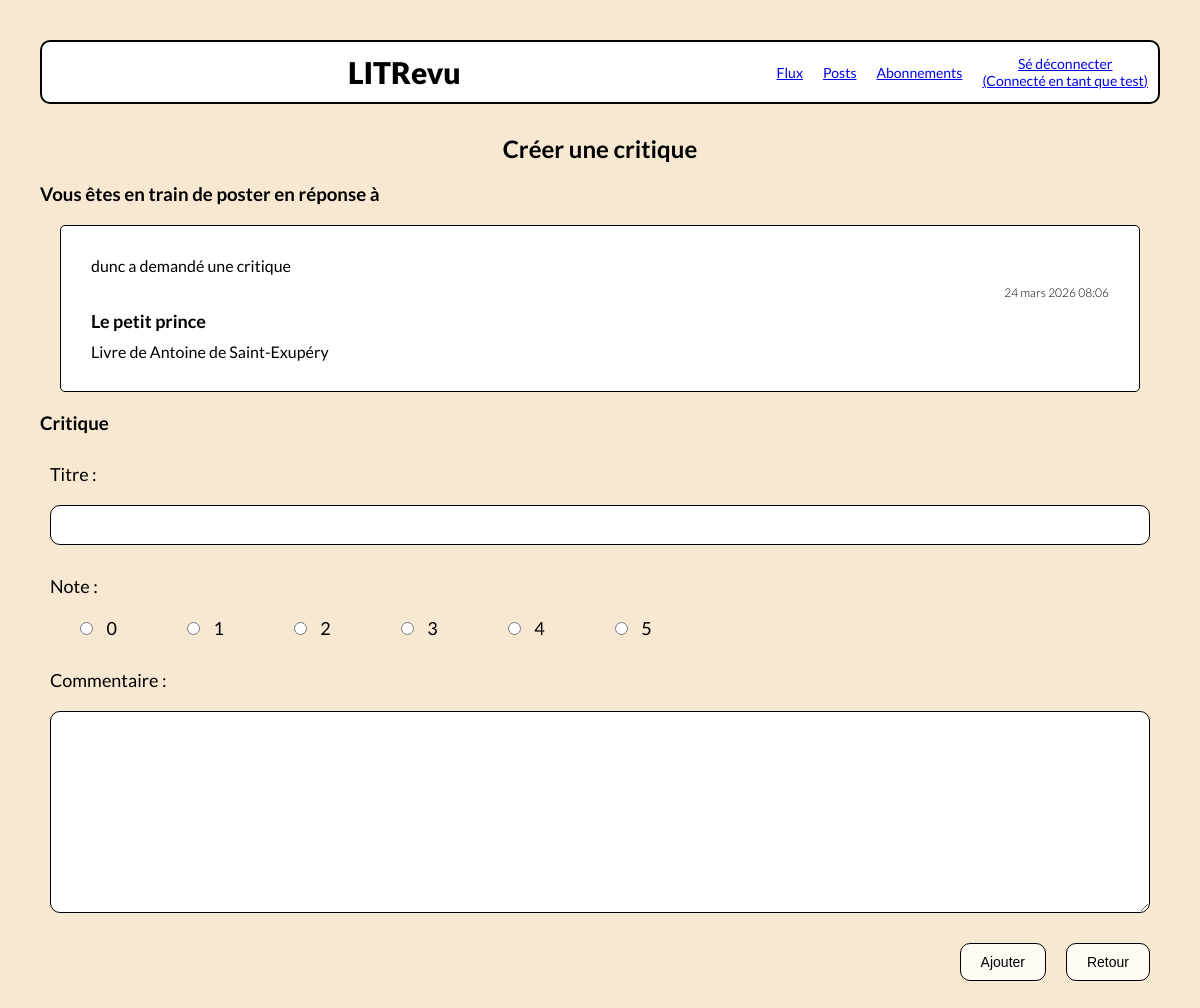
/review/add/7/ (signed in), run on the app's committed database.
### authentication/models.py (models this page shows)
class User(AbstractUser):
    pass

### review_app/models.py (models this page shows)
class Ticket(models.Model):
    title = models.CharField(max_length=120)
    description = models.TextField()
    image = models.ImageField(upload_to='images/', blank=True)
    time_created = models.DateTimeField(auto_now_add=True)
    author = models.ForeignKey(settings.AUTH_USER_MODEL, on_delete=models.CASCADE)
    closed = models.BooleanField(default=False, blank=True)

### review_app/views.py (the view, shortened to what this page needs)
# urls.py: path("review/add/<int:ticket_id>/", review_app.views.add_review_from_ticket, name='add-review-from-ticket'),
@login_required
def add_review_from_ticket(request, ticket_id):
    ticket = get_object_or_404(Ticket, id=ticket_id)
    review_form = forms.ReviewForm(request.POST or None, request.FILES or None)
    context = {'ticket': ticket, 'review_form': review_form}
    return render(request, 'review_app/add_review_from_ticket.html', {'context': context})

### review_app/templates/review_app/add_review_from_ticket.html (shortened to what this page needs)
{% extends 'base.html' %}
{% block content %}
    <h2>Créer une critique</h2>
    <form class="post_form" action="" method="post" enctype="multipart/form-data">
        <h3>Vous êtes en train de poster en réponse à </h3>
        <div class="post">
            {% include 'review_app/partials/ticket_snippet.html'  with ticket=context.ticket %}
        </div>
        <h3>Critique</h3>
        {{ context.review_form.as_p }}
        <div class="action_button">
            <button type="submit">Ajouter</button>
            <a href="{% url 'feed' %}"><button type="button">Retour</button></a>
        </div>
    </form>
{% endblock content %}

### templates/base.html (shortened to what this page needs)
<!DOCTYPE html>
<html lang="fr">
    <head>
        {% load static %}
        <link rel="stylesheet" href="{% static '/styles.css' %}">
    </head>
    <body>
        <header>
            <h1>LITRevu</h1>
            {% if user.is_authenticated %}
                <nav>
                <a href="{% url 'feed' %}">Flux</a>
                <a href="{% url 'posts' %}">Posts</a>
                <a href="{% url 'follow' %}">Abonnements</a>
                <a href="{% url 'logout' %}">Sé déconnecter <br>(Connecté en tant que {{ request.user }})</a>
                </nav>
            {% endif %}
        </header>
        {% block content %}
        {% endblock content %}
    </body>
</html>

### review_app/templates/review_app/partials/ticket_snippet.html (shortened to what this page needs)
{% if in_review == True %}
    <p>Ticket - {{ ticket.author }}</p>
{% else %}
    {% if ticket.author == request.user %}
        <p>Vous avez demandé une critique</p>
    {% else %}
        <p>{{ ticket.author }} a demandé une critique</p>
    {% endif %}
{% endif %}
<p class="date">{{ ticket.time_created }}</p>
<p class="title">{{ ticket.title }}</p>
<p>{{ ticket.description }}</p>

### static/styles.css (style rules this page uses)
body { font-family: "Lato"; background-color: #F7E8D2; margin: auto; padding: 40px; max-width : 1440px; }
header { display: flex; border: 2px solid black; border-radius: 10px; height: 60px; position: sticky; top: 0; z-index: 100; background-color: white; }
nav { display: flex; flex-direction: row; justify-self: flex-end; align-items: center; text-align: center; }
nav a { margin: 10px; font-size: 14px; }
h1 { margin: auto; font-size: 30px; font-weight: 800; }
h2 { margin: 30px 20px 20px 20px; font-size: 24px; text-align: center; font-weight: 700; }
p { font-size: 16px; margin: 5px; font-weight: 500; }
.post { border: 1px solid black; border-radius: 5px; padding: 20px; margin: 20px; background-color: white; }
.date { font-size: 12px; font-weight: 300; display: flex; justify-self: end; }
.title { font-size: 18px; font-weight: 600; }
button { padding: 10px 20px; margin: 10px; border: 1px solid black; background-color: #FFFBF2; border-radius: 10px; font-size: 14px; font-weight: 500; }
.post_form p { display: flex; flex-direction: column; margin: 10px; }
.post_form label { margin: 10px 0; font-size: 18px; }
.post_form input, .post_form textarea { margin: 10px 0; padding: 10px; border: 1px solid black; background-color: white; border-radius: 10px; font-size: 16px; font-weight: 500; }
.action_button { display: flex; justify-self: flex-end; }
#id_rating { display: flex; }
#id_rating div { margin: 0 30px; }
#id_rating input { margin: 0 10px; }

### data on the page
User: user "test"
Ticket: author "dunc", time_created "24 mars 2026 08:06", title "Le petit prince", description "Livre de Antoine de Saint-Exupéry"
